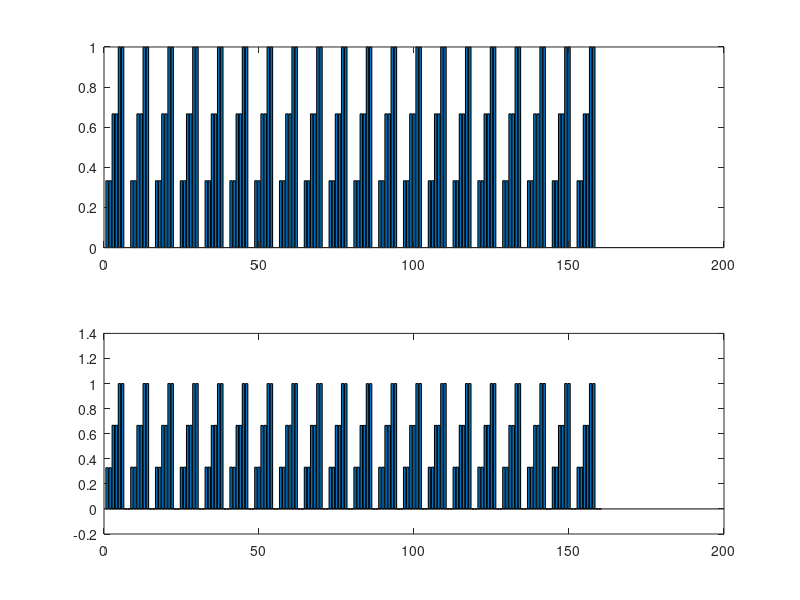

MATLAB code to generate this figure:
%% Remapping layered offset, two sequence output from Simple RNN

close all
counter_out = [0.32866901, 0.32866901, 0.66720903, 0.66720903, 0.99986005, 0.99986005, -0.00031048898, -0.00031048898, 0.33319435, 0.33319435, 0.66664463, 0.66664463, 1.0000049, 1.0000049, -0.00015495997, -0.00015495997, 0.33282998, 0.33282998, 0.66661137, 0.66661137, 1.0000105, 1.0000105, -0.00025251228, -0.00025251228, 0.33295646, 0.33295646, 0.66692603, 0.66692603, 0.99955314, 0.99955314, -0.00046112854, -0.00046112854, 0.33348572, 0.33348572, 0.6659115, 0.66688651, 0.99899411, 0.99943656, -0.00024036784, 0.00010239612, 0.33339611, 0.33258864, 0.66648805, 0.66631532, 0.99959946, 0.99941421, -0.0002376372, -0.00040776189, 0.33255783, 0.33321157, 0.66576368, 0.6664592, 0.99941003, 0.99910438, 2.3720786e-06, -0.0001119161, 0.33305541, 0.33271343, 0.66680276, 0.66698653, 0.99959469, 0.99986303, -5.8715232e-05, -0.00077435747, 0.33271974, 0.33290306, 0.66645908, 0.66669238, 0.99950689, 0.99983108, 7.6059252e-05, 5.6461431e-05, 0.33280635, 0.33257437, 0.66669524, 0.66612196, 0.99991494, 0.99908757, -0.0005638767, 0.0001101559, 0.33293894, 0.33310285, 0.66572791, 0.666255, 0.99909258, 0.99912024, -0.00057845656, -9.3945302e-05, 0.33241814, 0.33283162, 0.66635197, 0.66626549, 0.99941337, 0.99975848, -0.00098052621, -0.00023149792, 0.33366063, 0.33312854, 0.66595882, 0.66611469, 0.99976075, 1.0000412, 0.00014843326, 0.00032427814, 0.33290616, 0.33295992, 0.6663183, 0.66649359, 0.99936533, 1.0001658, 0.00042521488, 6.4812601e-05, 0.33311051, 0.33333755, 0.66677743, 0.66628027, 1.0001804, 0.99959838, -6.4396299e-05, -0.00022255257, 0.3331466, 0.33295569, 0.66646373, 0.66665536, 0.99966937, 0.99970526, -0.00045191962, -0.00020198803, 0.33262956, 0.33283117, 0.66592652, 0.66599178, 0.99888724, 0.99977076, -0.00014676992, -3.068056e-05, 0.33296818, 0.33254465, 0.66648805, 0.66644323, 1.0003595, 1.0002586, -0.00095808785, -8.8547356e-05, 0.3341049, 0.33314127, 0.66598535, 0.66630512, 0.99996674, 0.99987906, 0.00045948755, -1.4165416e-06, 0.33313179, 0.3325918, 0.66674232, 0.66651428, 0.99977839, 0.99956918, 0.00026091654, -2.875831e-05];
counter_orig = [0.3333,0.6667, 1, 0,0.3333,0.6667, 1, 0,0.3333,0.6667, 1, 0,0.3333,0.6667, 1, 0,0.3333,0.6667, 1, 0,0.3333,0.6667, 1, 0,0.3333,0.6667, 1, 0,0.3333,0.6667, 1, 0,0.3333,0.6667, 1, 0,0.3333,0.6667, 1, 0,0.3333,0.6667, 1, 0,0.3333,0.6667, 1, 0,0.3333,0.6667, 1, 0,0.3333,0.6667, 1, 0,0.3333,0.6667, 1, 0,0.3333,0.6667, 1, 0,0.3333,0.6667, 1, 0,0.3333,0.6667, 1, 0,0.3333,0.6667, 1, 0,0.3333,0.6667, 1, 0, 0.3333,0.6667, 1, 0,0.3333,0.6667, 1, 0,0.3333,0.6667, 1, 0,0.3333,0.6667, 1, 0,0,0.3333,0.6667, 1, 0,0.3333,0.6667, 1, 0,0.3333,0.6667, 1, 0,0.3333,0.6667, 1, 0,0.3333,0.6667, 1, 0,0.3333,0.6667, 1, 0,0.3333,0.6667, 1, 0,0.3333,0.6667, 1, 0,0.3333,0.6667, 1, 0,0.3333,0.6667, 1, 0,0.3333,0.6667, 1, 0,0.3333,0.6667, 1, 0,0.3333,0.6667, 1, 0,0.3333,0.6667, 1, 0,0.3333,0.6667, 1,0,0.3333,0.6667, 1]
counter_orig1 = counter_orig(1:end/2);
counter_orig2 = counter_orig(end/2+1:end);

output = zeros(1,length(counter_orig));
seq_ind = (1:length(counter_out))
newout1 = [];

% Here we remap the target sequence to match the output sequence
for R = 1:length(seq_ind)/2
    ind = R*2
%     counter_orig(R)
   output(ind) = counter_orig(R)
end 
for R = 1:length(seq_ind)/2
    ind = R*2-1
%     counter_orig(R)
   output(ind) = counter_orig(R)
end 
subplot(2,1,1)
bar(output)

subplot(2,1,2)
bar(counter_out)
